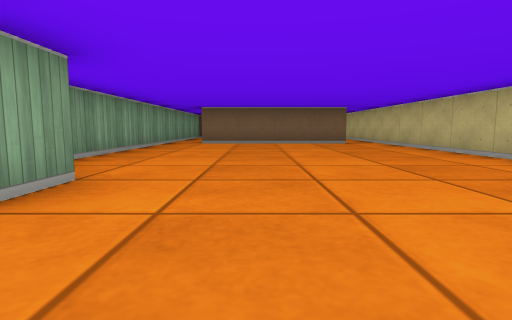
View 1 (above)

16 first-person views from a walk through a cub3D maze. The camera is about half as high as the walls, tilts 6° down and sees 80° across. The floor is counted in squares. Each view is taken from the middle of a square. On the plan, view 1 faces up. The plan holds only what a view shows up to about 9 squares ahead; the rest is blank.

View 2
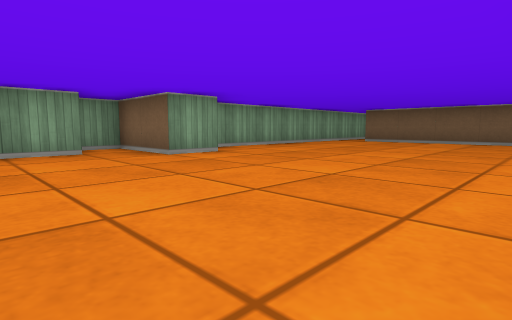

View 3
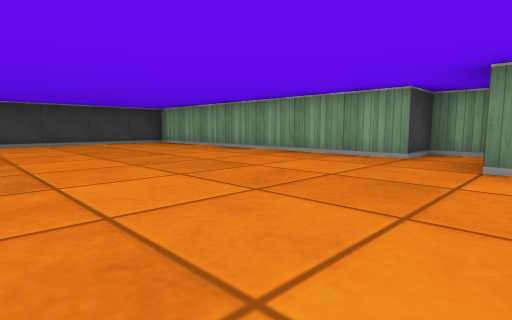

View 4
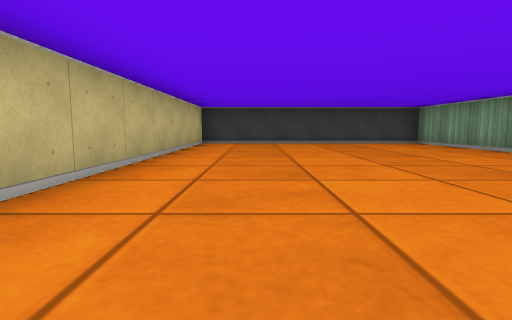

View 5
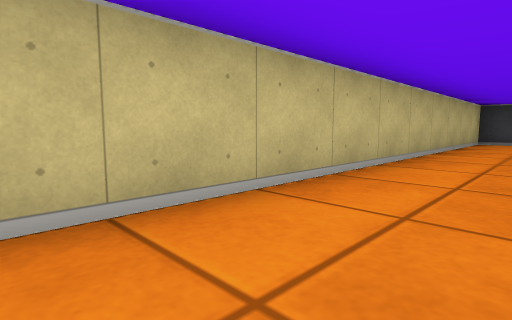

View 6
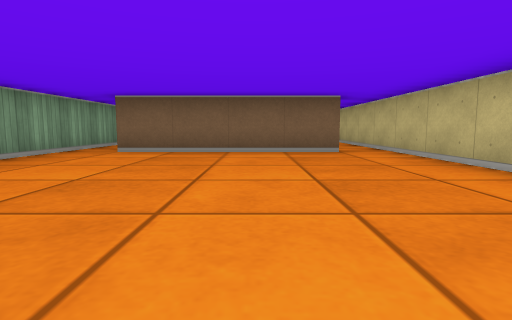

View 7
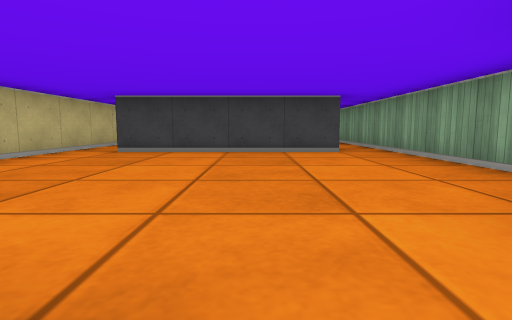

View 8
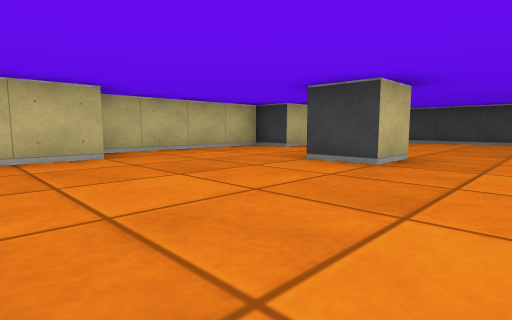

View 9
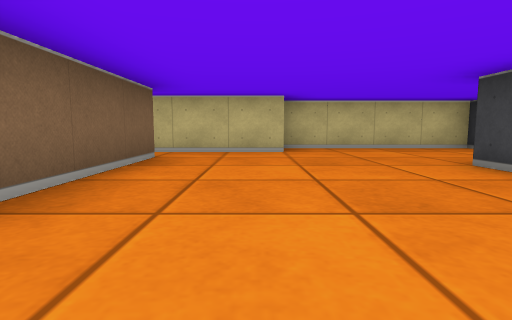

View 10
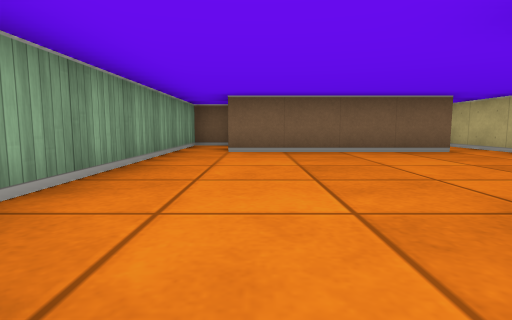

View 11
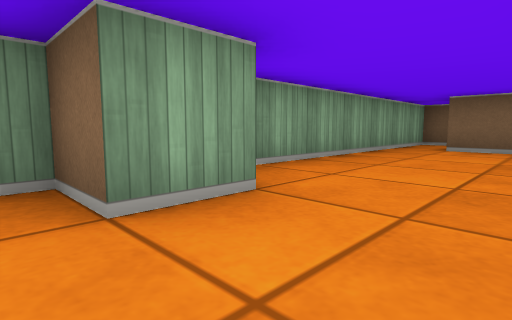

View 12
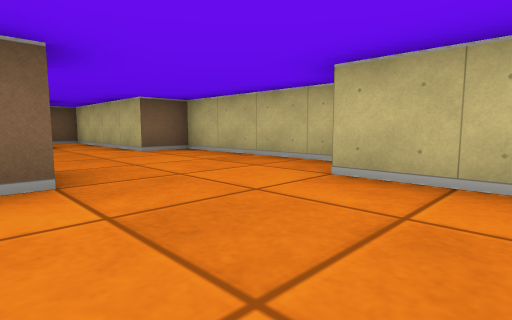

View 13
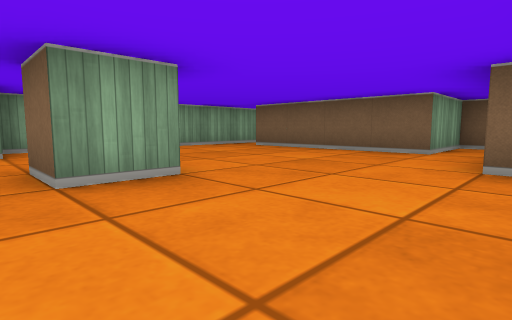

View 14
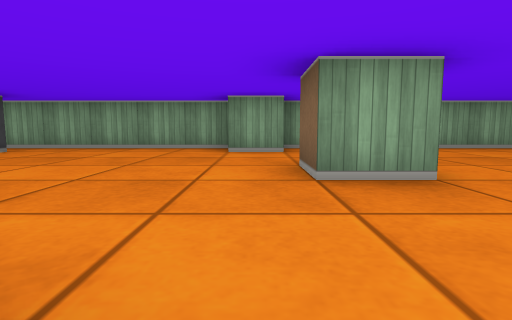

View 15
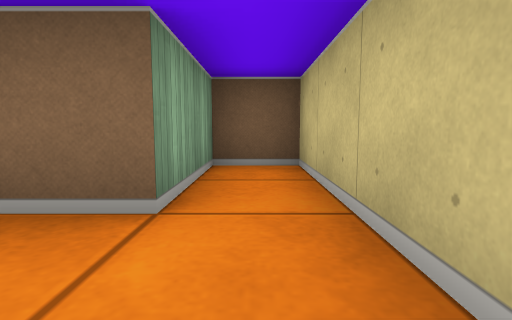

View 16
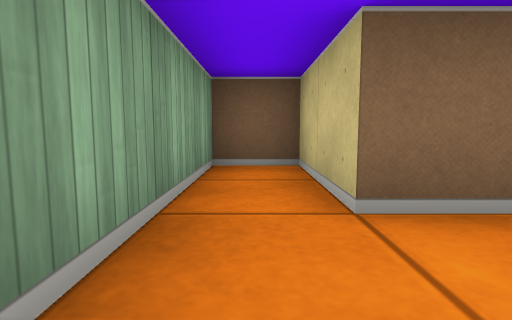

### Floor plan
Ten units are one square. View 1 is at (0, 0); x grows to the right and y downward. Boxes are objects, and circles mark ways between rooms. Rooms are numbered by the first view taken in them; rooms with no view inside come last. Other rooms are left out.
<svg viewBox="-40 -220 90 290">
<path fill="none" stroke="#000" d="M-15 -25 -15 -15 -35 -15 -35 -5 -25 -5 -25 65 35 65 35 -85M26 -85 -15 -85M-25 -86 -25 -32M5 -145 5 -155 15 -155 15 -145 5 -145M-15 -146 -15 -135 -25 -135 -25 -86M-16 -95 25 -95M35 -85 35 -135 45 -135 45 -175 35 -175 35 -215 25 -215 25 -195 -15 -195 -15 -215 -25 -215 -25 -145"/>
<circle cx="-20" cy="-90" r="3" fill="#2a7"/>
<circle cx="30" cy="-90" r="3" fill="#2a7"/>
<text x="0" y="-10">1</text>
<text x="0" y="-150">2</text>
</svg>
Room 1 opens to room 2.

Where each view was taken, in squares from view 1:
view 1: 0 up, 0 right, facing up
view 2: 1 down, 3 right, facing up-left
view 3: 2 up, 2 right, facing down-left
view 4: 2 up, 2 right, facing down
view 5: 3 up, 2 right, facing down-right
view 6: 3 up, 1 right, facing up
view 7: 15 up, 0 right, facing down
view 8: 19 up, 1 left, facing down-right
view 9: 18 up, 2 left, facing right
view 10: 14 up, 1 left, facing up
view 11: 13 up, 0 right, facing up-left
view 12: 12 up, 1 right, facing up-right
view 13: 14 up, 4 right, facing up-left
view 14: 14 up, 4 right, facing left
view 15: 18 up, 3 right, facing up
view 16: 18 up, 2 left, facing up
